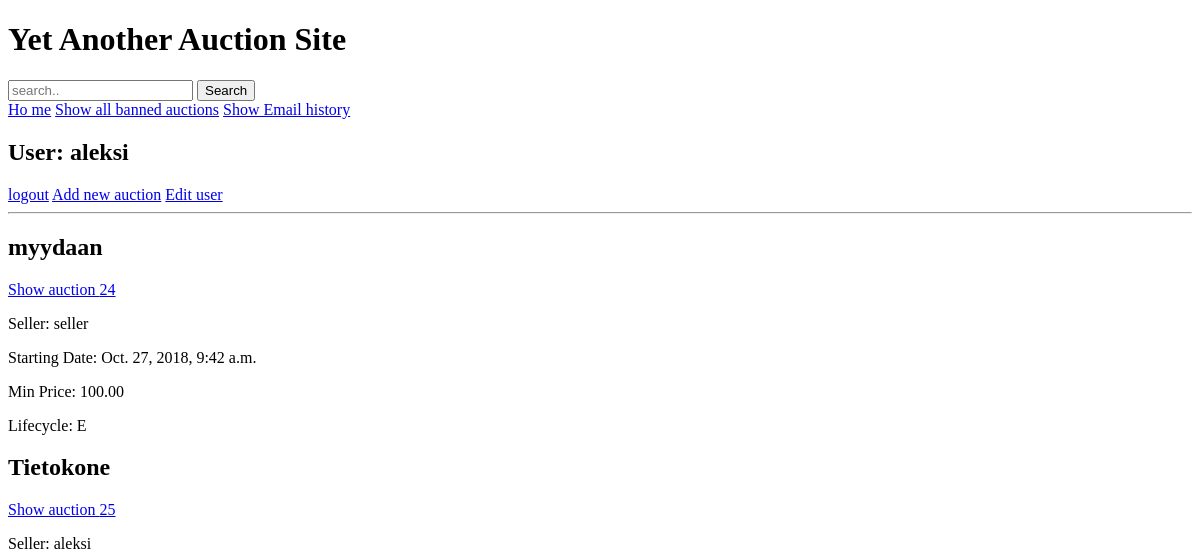
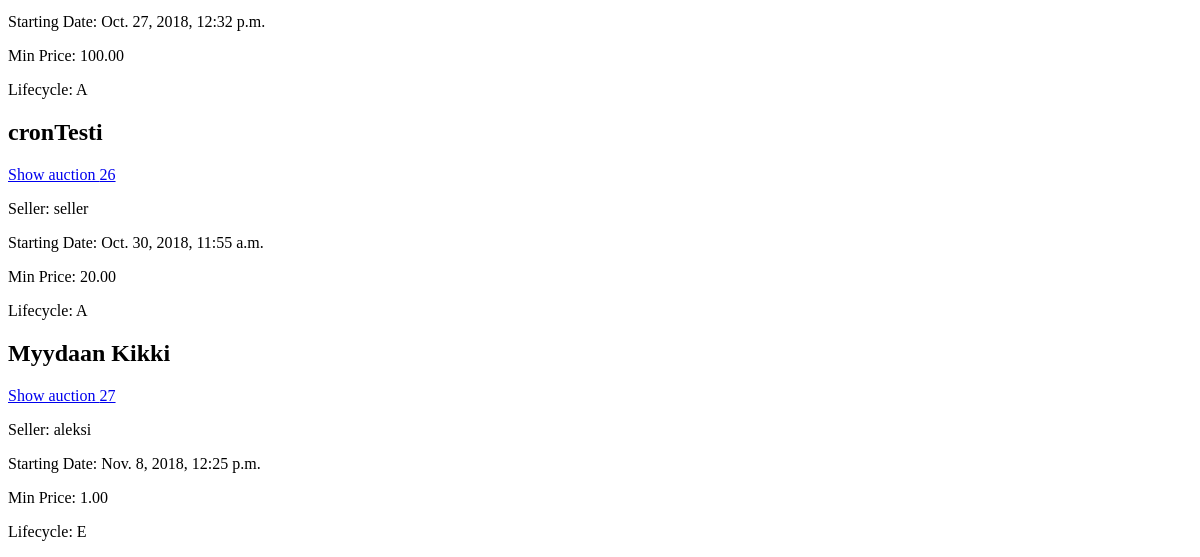
Page /home/ (signed in) on the earlier database version (2 pictures, top to bottom).
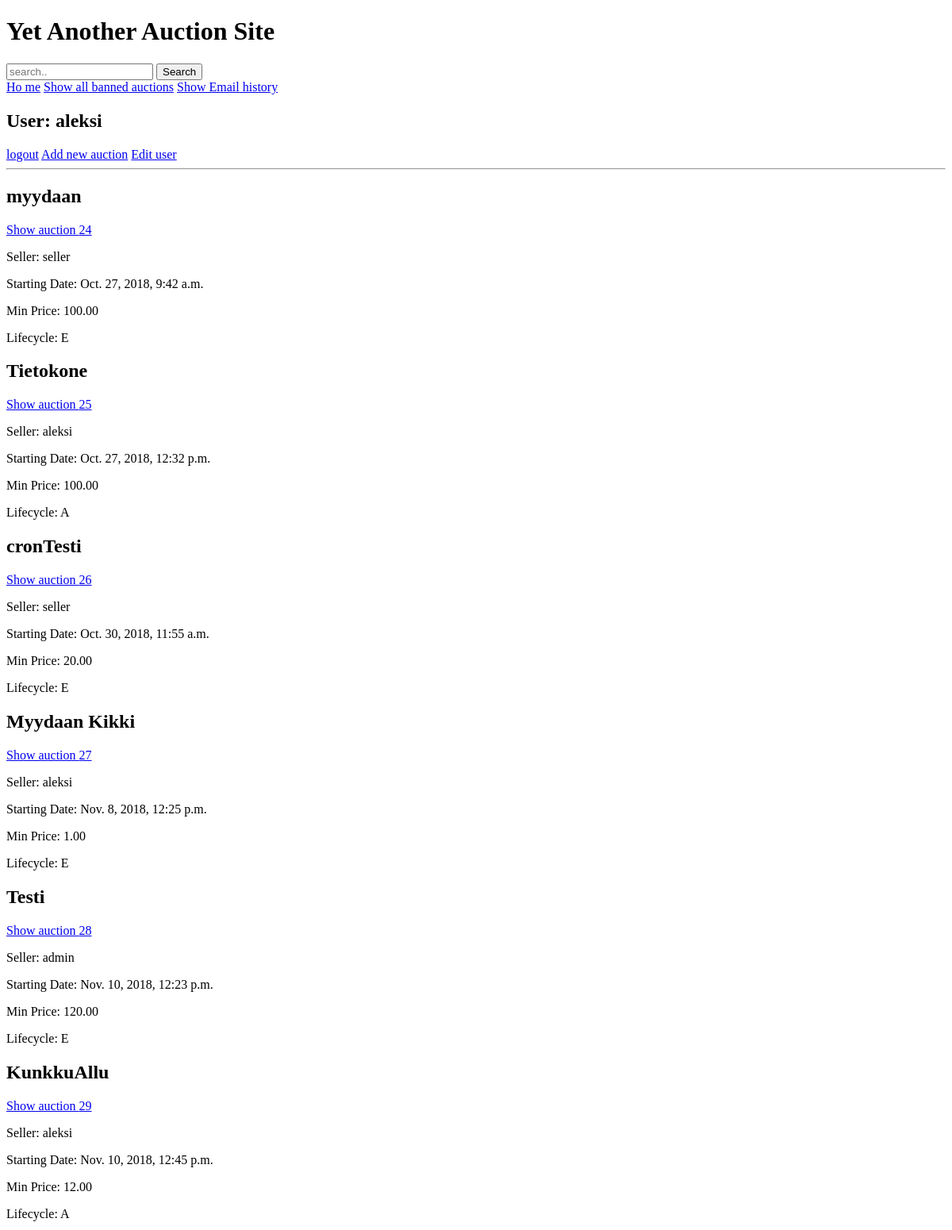
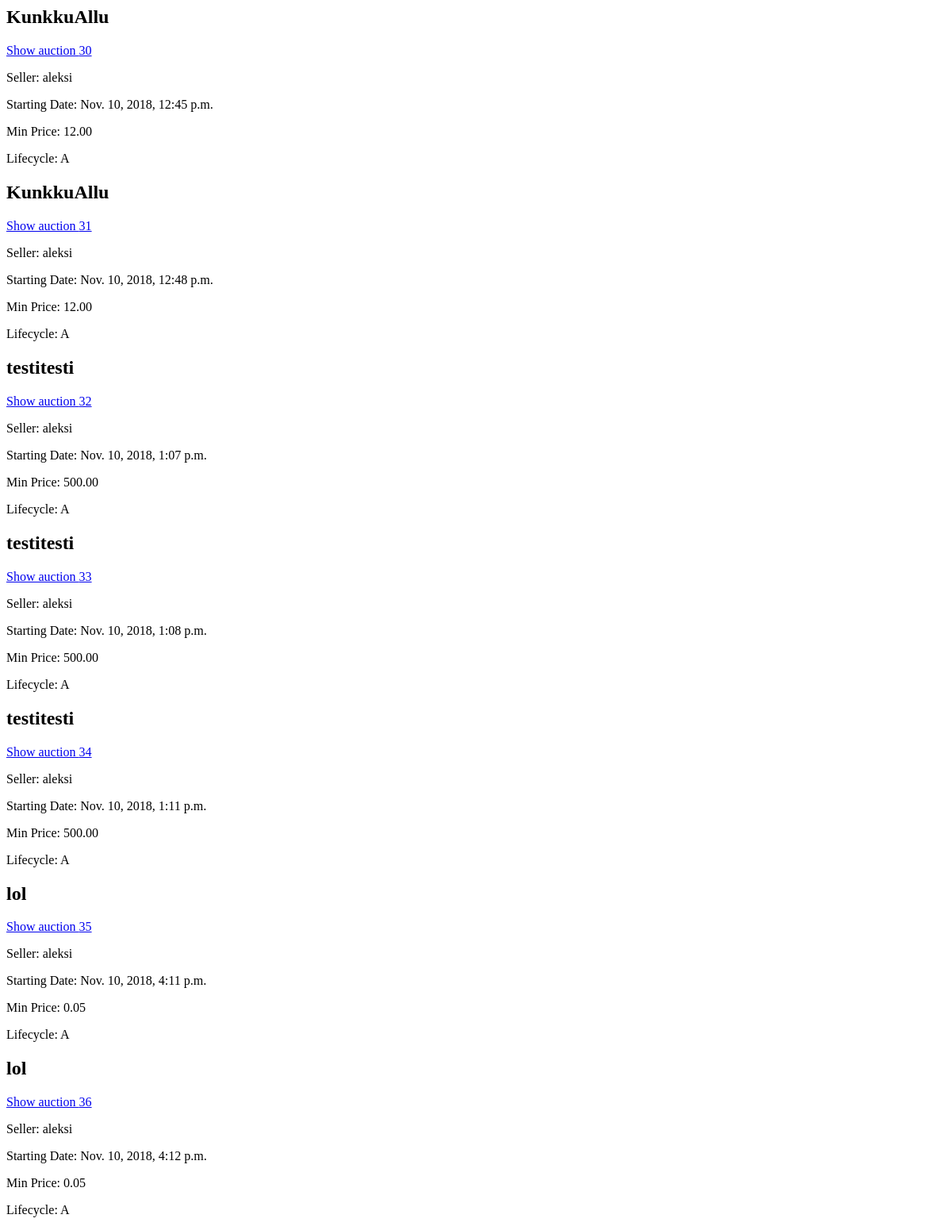
Same page on the later database version (2 pictures, top to bottom).
### auctionApp/models.py (models this page shows, shortened)
class Auction(models.Model):
    LIFECYCLES = (
        ('A', 'Active'),
        ('B', 'Banned'),
        ('D', 'Due'),
        ('E', 'Adjudicated'),
    )
    title = models.CharField(max_length=150)
    description = models.TextField()
    seller = models.ForeignKey(User, on_delete=models.CASCADE, related_name='seller', blank=True)
    start_date = models.DateTimeField(auto_now_add=True)
    end_date = models.DateTimeField()
    min_price = models.DecimalField(max_digits=16, decimal_places=2)
    lifecycle = models.CharField(max_length=1, choices=LIFECYCLES, default='A')
    banned = models.BooleanField(default=False)
    winner = models.ForeignKey(User, on_delete=models.CASCADE, null=True, blank=True)

### auctionApp/views.py (the view)
# urls.py: path('home/', home, name="home"),
def home(request):
    if request.user.is_superuser:
        auctions = Auction.objects.all()
        return render(request, 'archive.html', {'auctions': auctions})
    else:
        auctions = Auction.objects.filter(lifecycle='A')
        return render(request, "archive.html", {'auctions': auctions})

### templates/archive.html
{% extends "base.html" %}
{% block content %}
{% for post in auctions %}
    <h2>{{ post.title }}</h2>
    <a href="{% url 'show_auction' post.id %}">Show auction {{ post.id }} </a>
    <p>Seller: {{ post.seller }}</p>
    <p>Starting Date: {{ post.start_date }}</p>
    <p>Min Price: {{ post.min_price }}</p>
    {% if request.user.is_superuser %}
        <p>Lifecycle: {{ post.lifecycle }}</p>
    {% endif %}
{% empty %}
    <p>No auctions<p>
{%  endfor %}
{% endblock %}

Differences in the rows shown:
changed Auction "cronTesti": lifecycle "A" → "E"
added Auction: title "Testi", id "28", seller "admin", start_date "Nov. 10, 2018, 12:23 p.m.", min_price "120.00", lifecycle "E"
added Auction: title "KunkkuAllu", id "29", seller "aleksi", start_date "Nov. 10, 2018, 12:45 p.m.", min_price "12.00", lifecycle "A"
added Auction: title "KunkkuAllu", id "30", seller "aleksi", start_date "Nov. 10, 2018, 12:45 p.m.", min_price "12.00", lifecycle "A"
added Auction: title "KunkkuAllu", id "31", seller "aleksi", start_date "Nov. 10, 2018, 12:48 p.m.", min_price "12.00", lifecycle "A"
added Auction: title "testitesti", id "32", seller "aleksi", start_date "Nov. 10, 2018, 1:07 p.m.", min_price "500.00", lifecycle "A"
added Auction: title "testitesti", id "33", seller "aleksi", start_date "Nov. 10, 2018, 1:08 p.m.", min_price "500.00", lifecycle "A"
added Auction: title "testitesti", id "34", seller "aleksi", start_date "Nov. 10, 2018, 1:11 p.m.", min_price "500.00", lifecycle "A"
added Auction: title "lol", id "35", seller "aleksi", start_date "Nov. 10, 2018, 4:11 p.m.", min_price "0.05", lifecycle "A"
added Auction: title "lol", id "36", seller "aleksi", start_date "Nov. 10, 2018, 4:12 p.m.", min_price "0.05", lifecycle "A"
